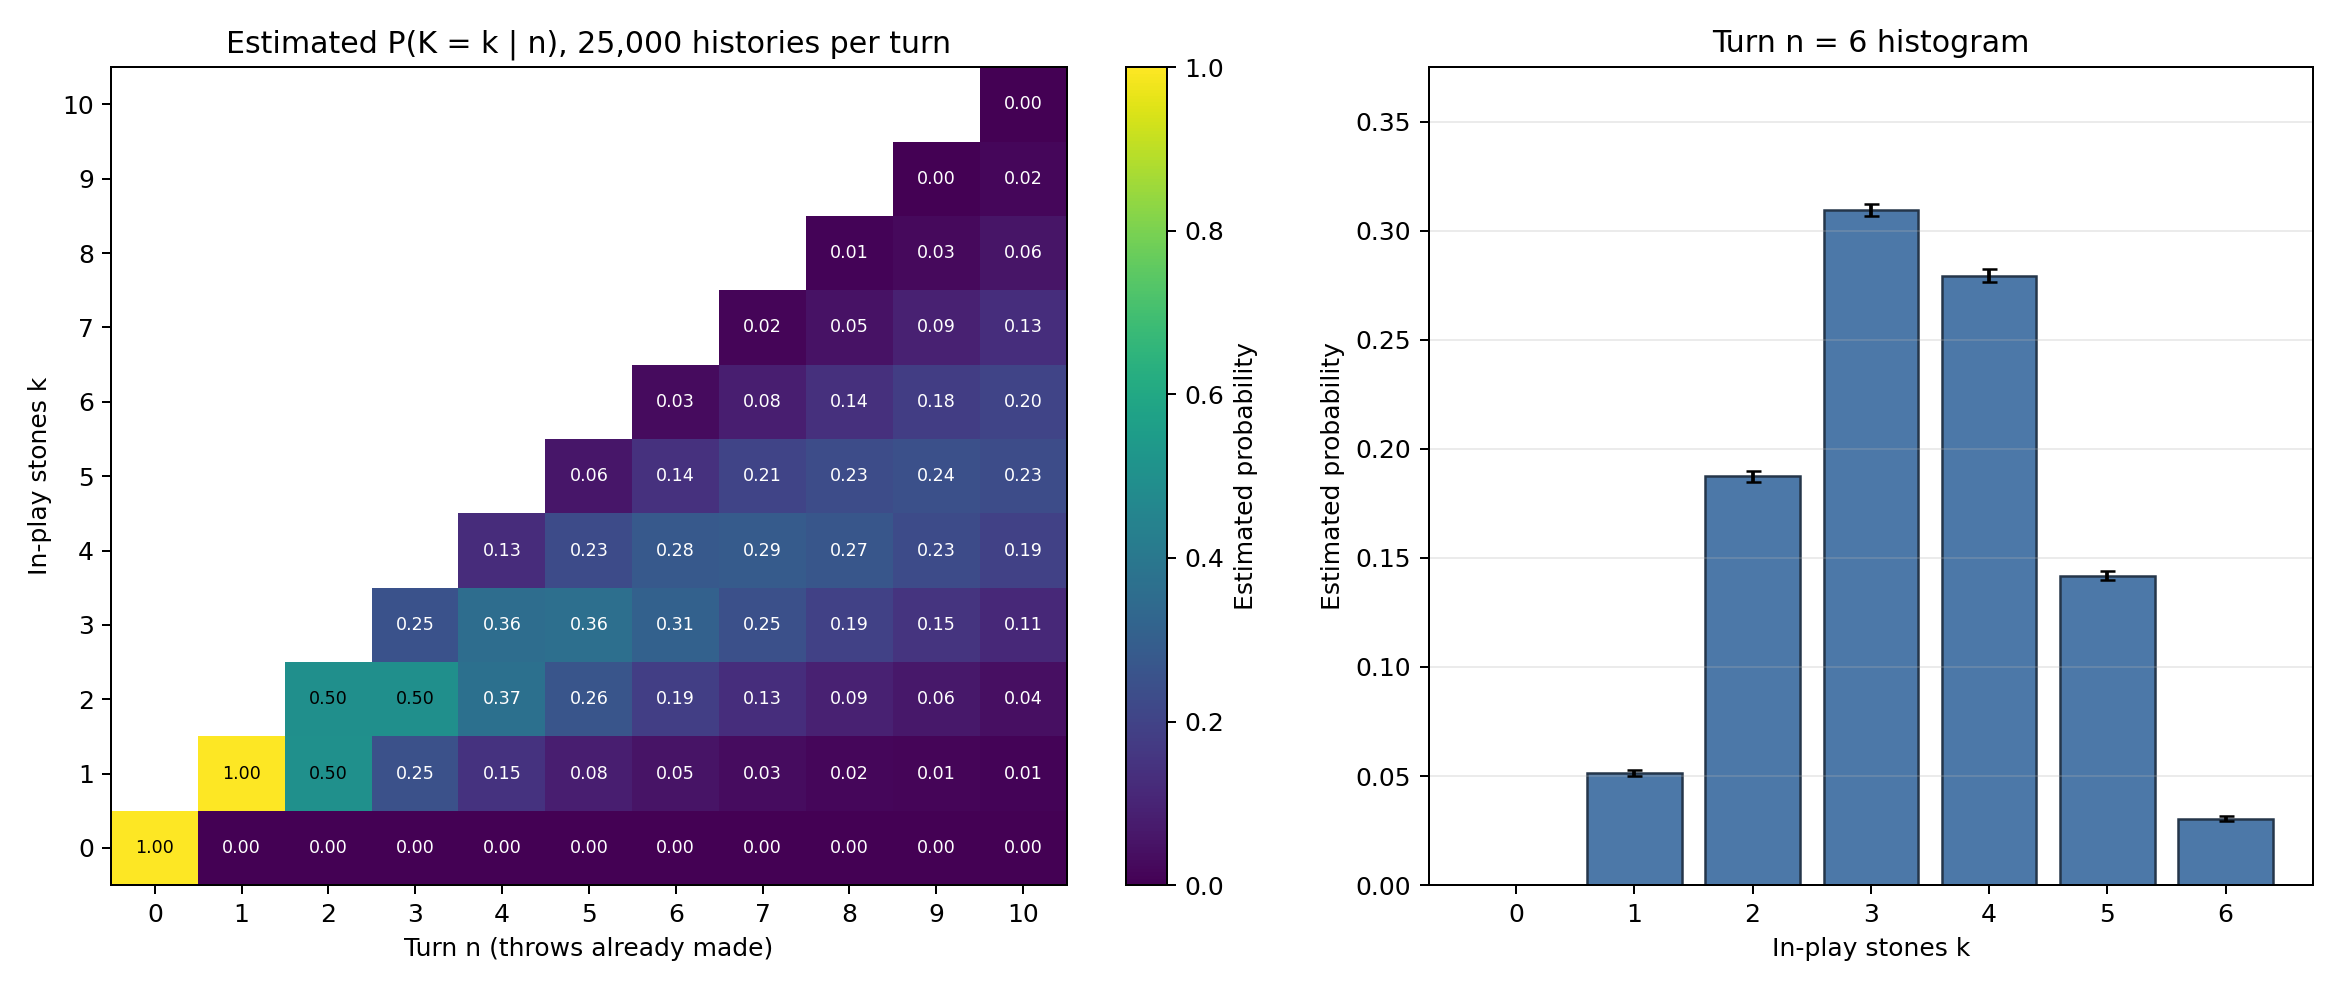

This chart was generated by the following Python code:
"""Estimate in-play stone counts from the synthetic turn-state generator."""

from __future__ import annotations

import argparse
import csv
from pathlib import Path
import sys

import matplotlib

matplotlib.use("Agg")
import matplotlib.pyplot as plt
import numpy as np

repo_root = Path(__file__).resolve().parents[1]
sys.path.insert(0, str(repo_root))

from constants import NOT_IN_PLAY_X  # noqa: E402
from data_generation import generate_random_sheet_state_for_turn  # noqa: E402


def estimate_distributions(
    *, turns: range, samples: int, seed: int
) -> tuple[dict[int, np.ndarray], dict[int, np.ndarray]]:
    """Return counts and probabilities for independent knockout histories."""
    counts_by_turn = {}
    probabilities_by_turn = {}
    for turn in turns:
        rng = np.random.default_rng(np.random.SeedSequence([seed, turn]))
        states = generate_random_sheet_state_for_turn(
            turn=turn, num_sims=samples, rng=rng
        )
        in_play_counts = np.count_nonzero(states.x != NOT_IN_PLAY_X, axis=1)
        counts = np.bincount(in_play_counts, minlength=turn + 1)
        counts_by_turn[turn] = counts
        probabilities_by_turn[turn] = counts / samples
    return counts_by_turn, probabilities_by_turn


def save_probability_csv(path: Path, counts_by_turn, probabilities_by_turn, samples):
    with path.open("w", newline="") as csv_file:
        writer = csv.writer(csv_file)
        writer.writerow(("turn_n", "in_play_stones_k", "samples", "count", "probability"))
        for turn, probabilities in probabilities_by_turn.items():
            for count, probability in enumerate(probabilities):
                writer.writerow(
                    (turn, count, samples, counts_by_turn[turn][count], f"{probability:.8f}")
                )


def save_figure(path: Path, probabilities_by_turn, samples: int, histogram_turn: int):
    max_turn = max(probabilities_by_turn)
    matrix = np.full((max_turn + 1, max_turn + 1), np.nan)
    for turn, probabilities in probabilities_by_turn.items():
        matrix[: turn + 1, turn] = probabilities

    figure, (heatmap_axis, histogram_axis) = plt.subplots(
        1, 2, figsize=(13, 5.5), gridspec_kw={"width_ratios": (1.35, 1)}
    )
    image = heatmap_axis.imshow(
        matrix,
        origin="lower",
        aspect="auto",
        interpolation="nearest",
        cmap="viridis",
        vmin=0,
        vmax=np.nanmax(matrix),
    )
    for turn, probabilities in probabilities_by_turn.items():
        for count, probability in enumerate(probabilities):
            heatmap_axis.text(
                turn,
                count,
                f"{probability:.2f}",
                ha="center",
                va="center",
                fontsize=7,
                color="white" if probability < 0.38 else "black",
            )
    heatmap_axis.set(
        xlabel="Turn n (throws already made)",
        ylabel="In-play stones k",
        title=f"Estimated P(K = k | n), {samples:,} histories per turn",
        xticks=np.arange(max_turn + 1),
        yticks=np.arange(max_turn + 1),
    )
    figure.colorbar(image, ax=heatmap_axis, label="Estimated probability")

    probabilities = probabilities_by_turn[histogram_turn]
    counts = np.arange(probabilities.size)
    standard_errors = np.sqrt(probabilities * (1 - probabilities) / samples)
    histogram_axis.bar(
        counts,
        probabilities,
        yerr=standard_errors,
        capsize=3,
        color="#4c78a8",
        edgecolor="#25364a",
    )
    histogram_axis.set(
        xlabel="In-play stones k",
        ylabel="Estimated probability",
        title=f"Turn n = {histogram_turn} histogram",
        xticks=counts,
        ylim=(0, max(probabilities + standard_errors) * 1.2),
    )
    histogram_axis.grid(axis="y", alpha=0.25)
    figure.tight_layout()
    figure.savefig(path, dpi=180)
    plt.close(figure)


def main() -> None:
    parser = argparse.ArgumentParser(description=__doc__)
    parser.add_argument("--samples", type=int, default=25_000)
    parser.add_argument("--seed", type=int, default=20261011)
    parser.add_argument("--max-turn", type=int, default=10)
    parser.add_argument("--histogram-turn", type=int, default=6)
    parser.add_argument(
        "--output-stem",
        type=Path,
        default=Path(__file__).with_name("turn_stone_count_distribution"),
    )
    args = parser.parse_args()
    if args.samples <= 0:
        parser.error("--samples must be positive")
    if not 0 <= args.histogram_turn <= args.max_turn:
        parser.error("--histogram-turn must be between 0 and --max-turn")

    turns = range(args.max_turn + 1)
    counts, probabilities = estimate_distributions(
        turns=turns, samples=args.samples, seed=args.seed
    )
    png_path = args.output_stem.with_suffix(".png")
    csv_path = args.output_stem.with_suffix(".csv")
    save_figure(png_path, probabilities, args.samples, args.histogram_turn)
    save_probability_csv(csv_path, counts, probabilities, args.samples)

    print(f"Saved heatmap and n={args.histogram_turn} histogram to {png_path}")
    print(f"Saved probability table to {csv_path}")
    print("n  E[K]    P(K=2)")
    for turn, values in probabilities.items():
        mean = float(np.dot(np.arange(values.size), values))
        p_two = values[2] if values.size > 2 else 0.0
        print(f"{turn:2d} {mean:5.2f}    {p_two:6.3f}")


if __name__ == "__main__":
    main()
